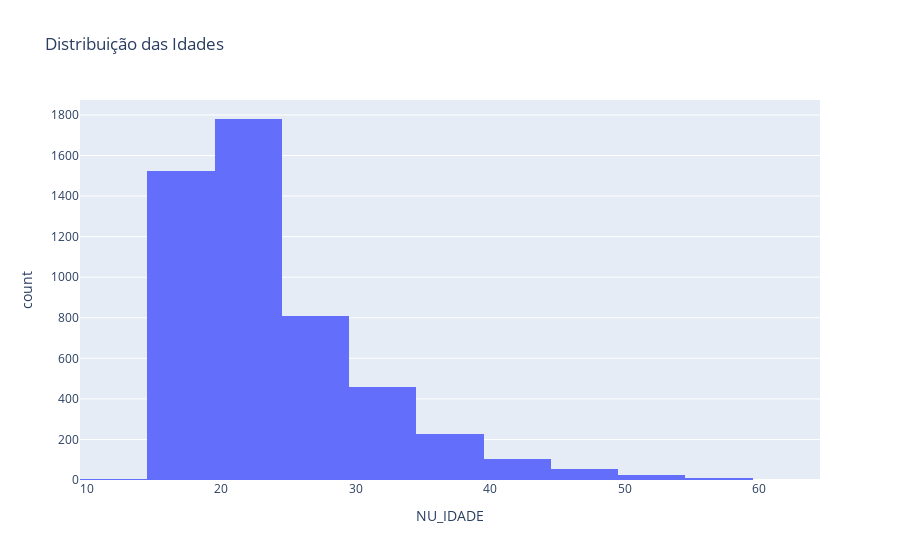
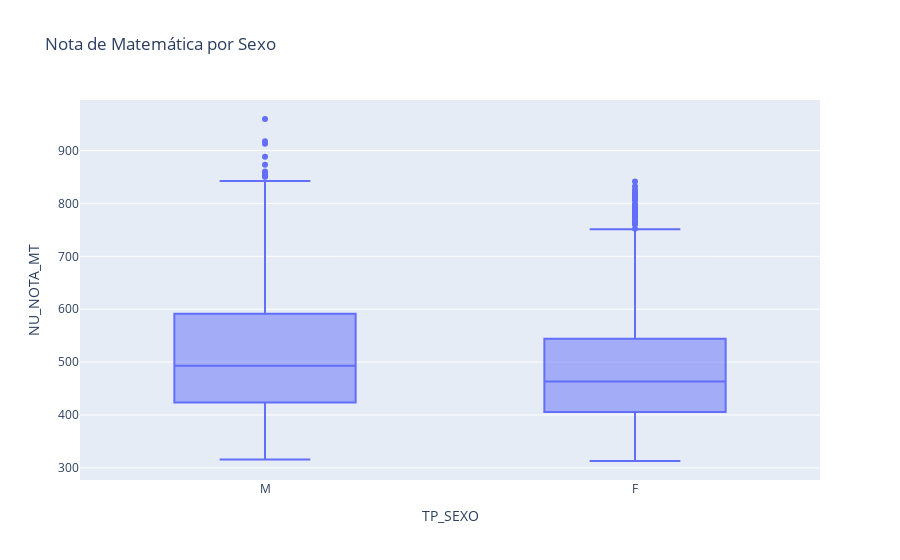
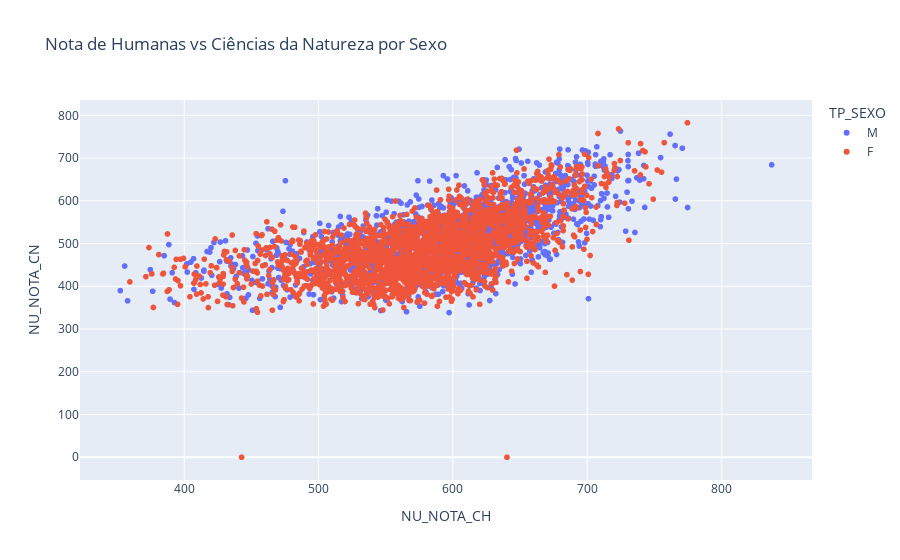

Here is the notebook cell these charts were saved with, in order:
### Code cell
import pandas as pd
import plotly.express as px

# Carregar o arquivo CSV
df = pd.read_csv('../dados/enem_amostra.csv')

# Verificar primeiras linhas
df.head()

# Verificar dados ausentes
df.isna().sum()

# Verificar tipos de dados
df.info()

# Filtro: alunos presentes nos dois dias
df_validos = df[(df['TP_PRESENCA_D1'] == 1) & (df['TP_PRESENCA_D2'] == 1)]

# Histograma da idade
px.histogram(df, x='NU_IDADE', nbins=20, title='Distribuição das Idades').show()

# Boxplot por sexo
px.box(df_validos, x='TP_SEXO', y='NU_NOTA_MT', title='Nota de Matemática por Sexo').show()

# Relação entre Humanas e Exatas
px.scatter(df_validos, x='NU_NOTA_CH', y='NU_NOTA_CN', color='TP_SEXO',
           title='Nota de Humanas vs Ciências da Natureza por Sexo').show()

### Figure 1 — Plotly figure (JSON) as saved in the notebook; plotly's stock layout.template omitted (floating-point values rounded to 4 significant figures; data arrays with more than 128 entries replaced by an {"elided": "..."} marker saying what was removed)
{"data": [{"alignmentgroup": "True", "bingroup": "x", "hovertemplate": "NU_IDADE=%{x}<br>count=%{y}<extra></extra>", "legendgroup": "", "marker": {"color": "#636efa", "pattern": {"shape": ""}}, "name": "", "nbinsx": 20, "offsetgroup": "", "orientation": "v", "showlegend": false, "type": "histogram", "x": {"elided": "5000 int values"}, "xaxis": "x", "yaxis": "y"}], "layout": {"barmode": "relative", "legend": {"tracegroupgap": 0}, "title": {"text": "Distribuição das Idades"}, "xaxis": {"anchor": "y", "domain": [0, 1], "title": {"text": "NU_IDADE"}}, "yaxis": {"anchor": "x", "domain": [0, 1], "title": {"text": "count"}}}}

### Figure 2 — Plotly figure (JSON) as saved in the notebook; plotly's stock layout.template omitted (floating-point values rounded to 4 significant figures; data arrays with more than 128 entries replaced by an {"elided": "..."} marker saying what was removed)
{"data": [{"alignmentgroup": "True", "hovertemplate": "TP_SEXO=%{x}<br>NU_NOTA_MT=%{y}<extra></extra>", "legendgroup": "", "marker": {"color": "#636efa"}, "name": "", "notched": false, "offsetgroup": "", "orientation": "v", "showlegend": false, "type": "box", "x": {"elided": "3775 str values"}, "x0": " ", "xaxis": "x", "y": {"elided": "3775 float values"}, "y0": " ", "yaxis": "y"}], "layout": {"boxmode": "group", "legend": {"tracegroupgap": 0}, "title": {"text": "Nota de Matemática por Sexo"}, "xaxis": {"anchor": "y", "domain": [0, 1], "title": {"text": "TP_SEXO"}}, "yaxis": {"anchor": "x", "domain": [0, 1], "title": {"text": "NU_NOTA_MT"}}}}

### Figure 3 — Plotly figure (JSON) as saved in the notebook; plotly's stock layout.template omitted (floating-point values rounded to 4 significant figures; data arrays with more than 128 entries replaced by an {"elided": "..."} marker saying what was removed)
{"data": [{"hovertemplate": "TP_SEXO=M<br>NU_NOTA_CH=%{x}<br>NU_NOTA_CN=%{y}<extra></extra>", "legendgroup": "M", "marker": {"color": "#636efa", "symbol": "circle"}, "mode": "markers", "name": "M", "showlegend": true, "type": "scattergl", "x": {"elided": "1574 float values"}, "xaxis": "x", "y": {"elided": "1574 float values"}, "yaxis": "y"}, {"hovertemplate": "TP_SEXO=F<br>NU_NOTA_CH=%{x}<br>NU_NOTA_CN=%{y}<extra></extra>", "legendgroup": "F", "marker": {"color": "#EF553B", "symbol": "circle"}, "mode": "markers", "name": "F", "showlegend": true, "type": "scattergl", "x": {"elided": "2201 float values"}, "xaxis": "x", "y": {"elided": "2201 float values"}, "yaxis": "y"}], "layout": {"legend": {"title": {"text": "TP_SEXO"}, "tracegroupgap": 0}, "title": {"text": "Nota de Humanas vs Ciências da Natureza por Sexo"}, "xaxis": {"anchor": "y", "domain": [0, 1], "title": {"text": "NU_NOTA_CH"}}, "yaxis": {"anchor": "x", "domain": [0, 1], "title": {"text": "NU_NOTA_CN"}}}}
